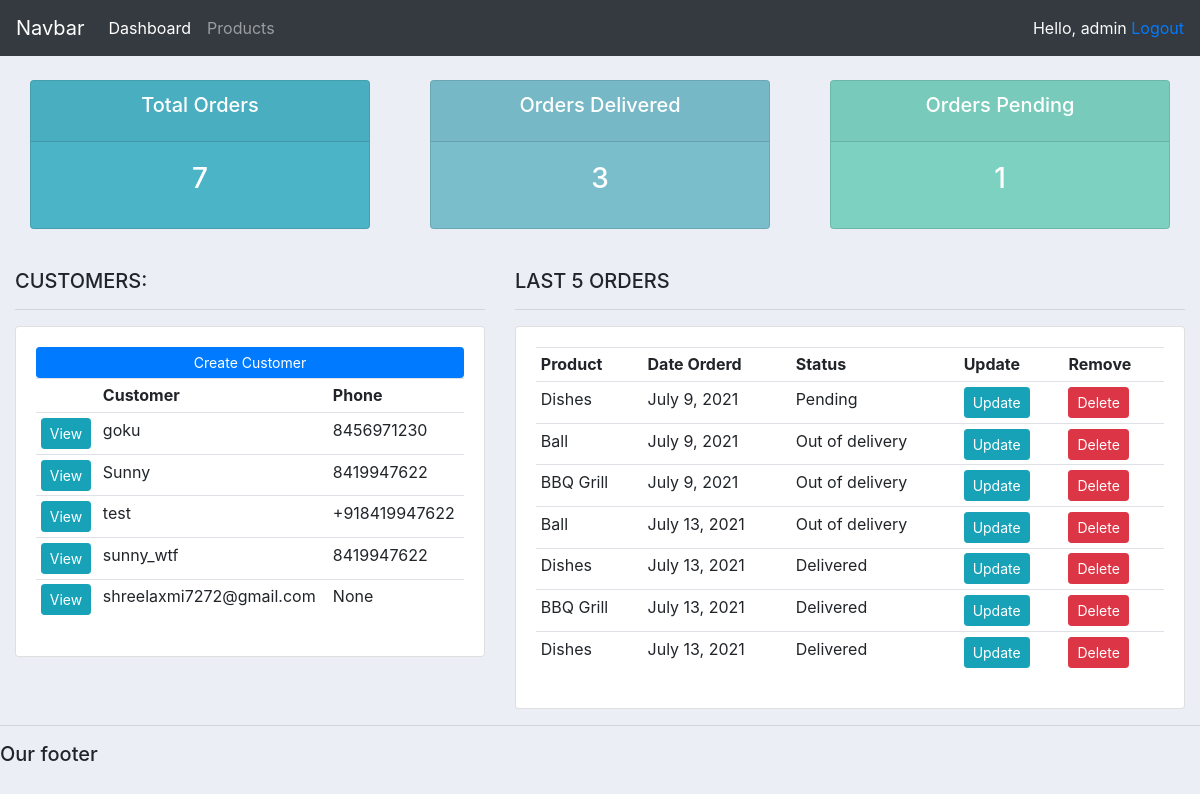
The app's page / (signed in) with its own data.
### accounts/models.py (models this page shows, shortened)
class Customer(models.Model):
    user = models.OneToOneField(User, null=True, blank=True, on_delete=models.CASCADE)
    name = models.CharField(max_length=200, null=True)
    phone = models.CharField(max_length=200, null=True)
    email = models.CharField(max_length=200, null=True)
    profile_pic = models.ImageField(null=True, default = 'profile1.png', blank=True)
    date_created = models.DateTimeField (auto_now_add=True, null=True)

class Order(models.Model):
        STATUS = (
            ('Pending', 'Pending'),
            ('Out of delivery', 'Out of delivery'),
            ('Delivered', 'Delivered'),
        )
        customer = models.ForeignKey(Customer, null=True, on_delete=models.SET_NULL)
        product = models.ForeignKey(Products, null=True, on_delete=models.SET_NULL)
        date_created = models.DateField(auto_now_add=True, null=True)
        status = models.CharField(max_length=200, null=True, choices=STATUS)

class Products(models.Model):
    CATEGORY = (
        ('Indoor', 'Indoor'),
        ('Outdoor', 'Outdoor'),
    )
    name = models.CharField(max_length=200, null=True)
    price = models.FloatField(null=True)
    category = models.CharField(max_length=200, null=True, choices=CATEGORY)
    description = models.CharField(max_length=200, null=True, blank=True)
    date_created = models.DateField(auto_now_add=True, null=True)
    tags = models.ManyToManyField(Tag)
    def __str__(self):
            return self.name

### accounts/decorators.py (the view)
    def wrapper_func(request, *args, **kwargs):
        group = None
        if request.user.groups.exists():
            group = request.user.groups.all()[0].name
        if group == 'customer':
            return redirect('user-page')
        if group == 'admin':
            return view_func(request, *args, **kwargs)

### accounts/views.py (called while the page is built)
@login_required(login_url='login')
@admin_only
def home(request):
    orders = Order.objects.all()
    customers = Customer.objects.all()
    total_customers = customers.count()
    total_orders = orders.count()
    delivered = orders.filter(status='Delivered').count()
    pending = orders.filter(status='Pending').count()
    context = {'orders': orders, 'customers': customers, 'delivered': delivered, 'pending': pending, 'total_customers': total_customers, 'total_orders': total_orders}
    return render(request, 'accounts/dashboard.html', context)

### accounts/templates/accounts/dashboard.html (shortened to what this page needs)
{%  extends 'accounts/main.html' %}
{% block content %}
{%  include 'accounts/status.html' %}
<br>
<div class="row">
	<div class="col-md-5">
		<h5>CUSTOMERS:</h5>
		<hr>
		<div class="card card-body">
			<a class="btn btn-primary  btn-sm btn-block" href="">Create Customer</a>
			<table class="table table-sm">
				<tr>
					<th></th>
					<th>Customer</th>
					<th>Phone</th>
				</tr>
				{% for customer in  customers%}
					<tr>
						<td><a class="btn btn-sm btn-info" href="{% url 'customer' customer.id %}">View</a></td>
						<td>{{customer.name}}</td>
						<td>{{customer.phone}}</td>
					</tr>
				{% endfor %}
			</table>
		</div>
	</div>
	<div class="col-md-7">
		<h5>LAST 5 ORDERS</h5>
		<hr>
		<div class="card card-body">
			<table class="table table-sm">
				<tr>
					<th>Product</th>
					<th>Date Orderd</th>
					<th>Status</th>
					<th>Update</th>
					<th>Remove</th>
				</tr>
				{% for order in  orders %}
					<tr>
						<td>{{order.product}}</td>
						<td>{{order.date_created}}</td>
						<td>{{order.status}}</td>
						<td><a class="btn btn-sm btn-info" href="{% url 'update_order' order.id%}">Update</td>
						<td><a class="btn btn-sm btn-danger" href="{% url 'delete_order' order.id %}">Delete</td>
					</tr>
				{% endfor %}
			</table>
		</div>
	</div>
</div>
{% endblock %}

### accounts/templates/accounts/main.html (shortened to what this page needs)
{% load static %}
<!DOCTYPE html>
<html>
<head>
	<link rel="stylesheet" href="https://stackpath.bootstrapcdn.com/bootstrap/4.3.1/css/bootstrap.min.css" integrity="sh
	a384-ggOyR0iXCbMQv3Xipma34MD+dH/1fQ784/j6cY/iJTQUOhcWr7x9JvoRxT2MZw1T">
	<link rel="stylesheet" href="{% static 'css/main.css' %}">
</head>
<body>
	{%  include 'accounts/navbar.html' %}
	<div class="container-fluid">
	{% block content %}
	{% endblock %}
    </div>
	<hr>
	<h5>Our footer</h5>
</body>
</html>

### accounts/templates/accounts/navbar.html (shortened to what this page needs)
<nav class="navbar navbar-expand-lg navbar-dark bg-dark">
  <a class="navbar-brand" href="#">Navbar</a>
  <div class="collapse navbar-collapse" id="navbarNav">
    <ul class="navbar-nav">
      {% if request.user.is_staff %}
      <li class="nav-item active">
        <a class="nav-link" href="{% url 'home' %}">Dashboard</a>
      </li>
      <li class="nav-item">
        <a class="nav-link" href="{% url 'products' %}">Products</a>
      </li>
      {% else %}
        <li class="nav-item">
        <a class="nav-link" href="{% url 'account' %}">Settings</a>
      </li>
      {% endif %}
    </ul>
  </div>
  <span class="text-light"> Hello, {{request.user}} <a href="{% url 'logout'%}">Logout</a> </span>
</nav>

### accounts/templates/accounts/status.html
<br>
<div class="row">
	<div class="col">
		<div class="col-md">
			<div class="card text-center text-white  mb-3" id="total-orders">
			  	<div class="card-header">
			  		<h5 class="card-title">Total Orders</h5>
			  	</div>
			  	<div class="card-body">
			    	<h3 class="card-title">{{total_orders}}</h3>
			  	</div>
			</div>
		</div>
	</div>
	<div class="col">
		<div class="col-md">
			<div class="card text-center text-white  mb-3" id="orders-delivered">
			  	<div class="card-header">
			  		<h5 class="card-title">Orders Delivered</h5>
			  	</div>
			  	<div class="card-body">
				<h3 class="card-title">{{delivered}}</h3>
			  	</div>
			</div>
		</div>
	</div>
	<div class="col">
		<div class="col-md">
			<div class="card text-center text-white  mb-3" id="orders-pending">
			  	<div class="card-header">
			  		<h5 class="card-title">Orders Pending</h5>
			  	</div>
			  	<div class="card-body">
			    	<h3 class="card-title">{{pending}}</h3>
			  	</div>
			</div>
		</div>
	</div>
</div>

### static/css/main.css (style rules this page uses)
body { background-color: #ebeff5; }
#total-orders { background-color: #4cb4c7; }
#orders-delivered { background-color: #7abecc; }
#orders-pending { background-color: #7CD1C0; }

### records on screen
Customer: name "goku", phone "8456971230"
Customer: name "Sunny", phone "8419947622"
Customer: name "test", phone "+918419947622"
Customer: name "sunny_wtf", phone "8419947622"
Customer: name "shreelaxmi7272@gmail.com", phone "None"
Order: product "Dishes", date_created "July 9, 2021", status "Pending"
Order: product "Ball", date_created "July 9, 2021", status "Out of delivery"
Order: product "BBQ Grill", date_created "July 9, 2021", status "Out of delivery"
Order: product "Ball", date_created "July 13, 2021", status "Out of delivery"
Order: product "Dishes", date_created "July 13, 2021", status "Delivered"
Order: product "BBQ Grill", date_created "July 13, 2021", status "Delivered"
Order: product "Dishes", date_created "July 13, 2021", status "Delivered"

### other values on screen
{{ request.user }} "admin"
{{ total_orders }} "7"
{{ delivered }} "3"
{{ pending }} "1"
